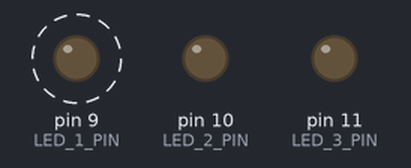
A sketch run on a simulated Arduino Uno, built with avr-gcc and run on an emulated ATmega328P. Parts: output pins drawn as LEDs (lit = HIGH). Dashed ring = blinking. What the sketch prints to the serial monitor is not drawn.

Above: at 0.5 s.
Timing chart, 0 to 5.1 s (numbered marks = the images above):
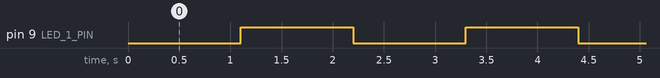

The sketch:

CTC.ino
```cpp
#include <avr/io.h>
#include <util/delay.h>
#include <stdlib.h>
#include <avr/interrupt.h>

//#define F_CPU 16000000UL // 16MHz
#define BAUD 9600UL
#define BAUDRATE ((F_CPU)/(BAUD * 16UL)-1)

#define LED_1_DDR DDRB
#define LED_2_DDR DDRB
#define LED_3_DDR DDRB
#define LED_1_PORT PORTB
#define LED_2_PORT PORTB
#define LED_3_PORT PORTB
#define LED_1_PIN PORTB1
#define LED_2_PIN PORTB2
#define LED_3_PIN PORTB3


void uart_init(void);
void uart_transmit(unsigned char data);
void uart_transmit_str(char *data);
void timer0_init(void);
void leds_init(void);

unsigned char uart_receive(void);
bool start;
volatile uint8_t tot_overflow;
volatile uint8_t cnt;

int main(void) {

  uart_init();
  leds_init();
  timer0_init();
  sei();
  for(;;) {
    if(start) {
      uart_transmit_str("Hello world\r\n");
      start = 0;
    }
  }
}

void uart_init(void) {
  UBRR0H = (BAUDRATE >> 8);
  UBRR0L = BAUDRATE;
  UCSR0B |= (1<<RXEN0) | (1<<TXEN0) | (1<<RXCIE0);
  UCSR0C |= (1<<UCSZ01) | (1<<UCSZ00);
  start = 1;
}

void uart_transmit(unsigned char data) {
  while(!(UCSR0A & (1<<UDRE0))) { }
  UDR0 = (uint8_t)data;
}

unsigned char uart_receive(void) {
  while(!(UCSR0A & (1<<RXC0))){}
  return UDR0;
}

void uart_transmit_str(char *data) {
  while(*data) {
    uart_transmit(*data++);
  }
}

ISR(USART_RX_vect) {
  byte s = UDR0;

  if(s == 'h') {
    uart_transmit_str("Wyslano znak 'h'\r\n");
  } else {
    uart_transmit(s);
  }
}

ISR(TIMER1_COMPA_vect) {
  if(cnt >= 10) {
    LED_1_PORT ^= (1<<LED_1_PIN);
    cnt = 0;
  } else cnt++;
}

void timer0_init(void) {
  TCCR1A |= 0;
  TCCR1B |= (1<<WGM12) | (1<<CS11) | (1<<CS10);  // prescaler 64, mode CTS

  TCNT1 = 0;  // initialize counter

  OCR1A = 24999;  // initialize compare value

  TIMSK1 |= (1<<OCIE1A);

  // 100ms

}

void leds_init(void) {
  LED_1_DDR |= (1<<LED_1_PIN);  // DDRB |= (1<<PORTB1)
  LED_2_DDR |= (1<<LED_2_PIN);  // makes 9,10,11 pins as Output
  LED_3_DDR |= (1<<LED_3_PIN);
}
```

Measured:
- by itself, pin 9 (LED_1_PIN): alternates HIGH for 1.1 s and LOW for 1.1 s
